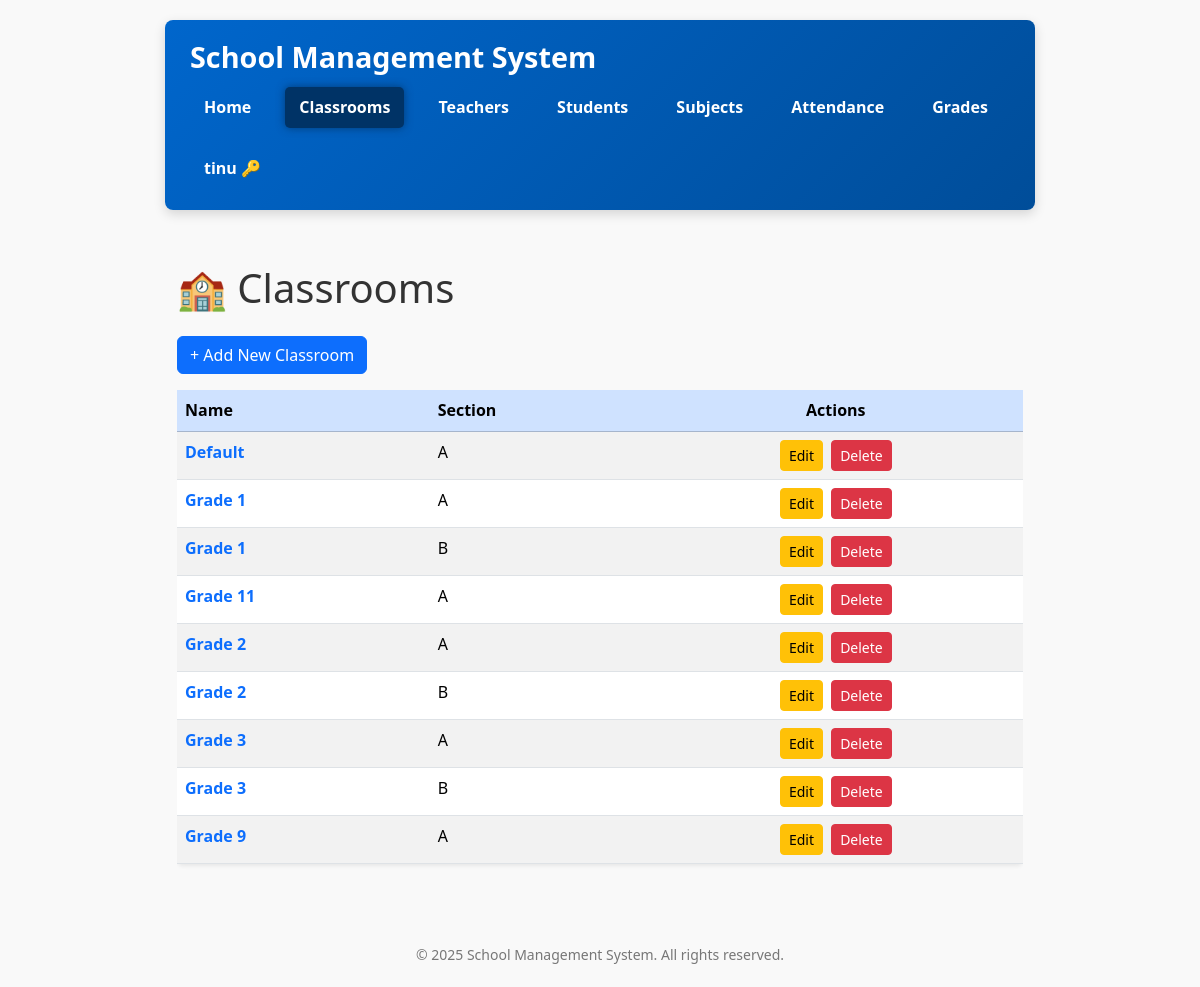
The page /classrooms/ (signed in) on the database its author committed.
### school/models.py (models this page shows, shortened)
class User(AbstractUser):
    ROLE_CHOICES = (
        ('ADMIN', 'Admin'),
        ('TEACHER', 'Teacher'),
        ('STUDENT', 'Student'),
    )
    role = models.CharField(max_length=10, choices=ROLE_CHOICES, null=True, blank=True)
    force_password_change = models.BooleanField(default=False)  # Add this field

class ClassRoom(models.Model):
    name = models.CharField(max_length=100)
    section = models.CharField(max_length=1)
    subjects = models.ManyToManyField('Subject', related_name='classrooms', blank=True)
    class Meta:
        ordering = ['name', 'section']
        verbose_name_plural = 'Classrooms'

### school/views.py (the view)
# urls.py: path('classrooms/', views.classroom_list, name='classroom_list'),
@role_required(['ADMIN', 'TEACHER'])
def classroom_list(request):
    user = request.user
    if user.is_superuser or (hasattr(user, 'role') and user.role.upper() == 'ADMIN'):
        classrooms = ClassRoom.objects.all()
    elif hasattr(user, 'role') and user.role.upper() == 'TEACHER':
        teacher = get_object_or_404(Teacher, user=user)
        classrooms = ClassRoom.objects.filter(subjects__teachers=teacher).distinct()
    else:
        return HttpResponseForbidden("You do not have permission to view this page.")
    return render(request, 'school/classroom_list.html', {'classrooms': classrooms})

### school/views.py (called while the page is built)
def role_required(allowed_roles=None):
    if allowed_roles is None:
        allowed_roles = []
    def decorator(view_func):
        @wraps(view_func)
        def wrapper(request, *args, **kwargs):
            if not request.user.is_authenticated:
                from django.contrib.auth.views import redirect_to_login
                return redirect_to_login(request.get_full_path())
            user = request.user
            if user.is_superuser:
                return view_func(request, *args, **kwargs)
            user_role = getattr(user, 'role', None)
            if user_role and user_role.upper() in [r.upper() for r in allowed_roles]:
                return view_func(request, *args, **kwargs)
            from django.shortcuts import redirect
            return redirect('school:no_permission')
        return wrapper
    return decorator

### school/templates/school/classroom_list.html (shortened to what this page needs)
{% extends 'school/base.html' %}
{% block content %}
<h1 class="mb-4">🏫 Classrooms</h1>
<p>
    <a href="{% url 'school:classroom_create' %}" class="btn btn-primary">
        + Add New Classroom
    </a>
</p>
{% if classrooms %}
<div class="table-responsive mt-3">
    <table class="table table-striped table-hover rounded shadow-sm bg-white">
        <thead class="table-primary">
            <tr>
                <th>Name</th>
                <th>Section</th>
                <th class="text-center">Actions</th>
            </tr>
        </thead>
        <tbody>
            {% for classroom in classrooms %}
            <tr>
                <td>
                    <a href="{% url 'school:classroom_detail' classroom.pk %}" class="text-decoration-none fw-semibold">
                        {{ classroom.name }}
                    </a>
                </td>
                <td>{{ classroom.section }}</td>
                <td class="text-center">
                    <a href="{% url 'school:classroom_update' classroom.pk %}" class="btn btn-sm btn-warning me-1" title="Edit Classroom">
                        Edit
                    </a>
                    <a href="{% url 'school:classroom_delete' classroom.pk %}" class="btn btn-sm btn-danger"
                       onclick="return confirm('Are you sure you want to delete this classroom?');" title="Delete Classroom">
                        Delete
                    </a>
                </td>
            </tr>
            {% endfor %}
        </tbody>
    </table>
</div>
{% else %}
<div class="alert alert-info mt-4" role="alert">
    No classrooms available. You can add one using the button above.
</div>
{% endif %}
{% endblock %}

### school/templates/school/base.html (shortened to what this page needs)
{% load static %}
<!DOCTYPE html>
<html lang="en">
<head>
    <link href="https://cdn.jsdelivr.net/npm/bootstrap@5.3.3/dist/css/bootstrap.min.css" rel="stylesheet" />
</head>
<body>
    <header>
        <div class="d-flex align-items-center">
            <h1>School Management System</h1>
        </div>
        <nav>
            <a href="{% url 'school:home' %}" class="{% if request.resolver_match.url_name == 'home' %}active{% endif %}">Home</a>
            <a href="{% url 'school:classroom_list' %}" class="{% if 'classroom' in request.path %}active{% endif %}">Classrooms</a>
            <a href="{% url 'school:teacher_list' %}" class="{% if 'teacher' in request.path %}active{% endif %}">Teachers</a>
            <a href="{% url 'school:student_list' %}" class="{% if 'student' in request.path %}active{% endif %}">Students</a>
            <a href="{% url 'school:subject_list' %}" class="{% if 'subject' in request.path %}active{% endif %}">Subjects</a>
            <a href="{% url 'school:attendance_list' %}" class="{% if 'attendance' in request.path %}active{% endif %}">Attendance</a>
            <a href="{% url 'school:grade_list' %}" class="{% if 'grade' in request.path %}active{% endif %}">Grades</a>
            {% if user.is_authenticated %}
                <form id="logout-form" action="{% url 'school:logout' %}" method="post" style="display:inline;">
                    <button type="submit" title="Logout">{{ user.username }} &#x1F511;</button>
                </form>
            {% else %}
                <a href="{% url 'school:login' %}" class="{% if 'login' in request.path %}active{% endif %}">Login</a>
            {% endif %}
        </nav>
    </header>
    <div class="container py-4">
        {% block content %}{% endblock %}
    </div>
    <footer>
        &copy; {% now "Y" %} School Management System. All rights reserved.
    </footer>
</body>
</html>

### school/templates/school/base.html (style rules this page uses)
body { font-family: 'Segoe UI', Tahoma, Geneva, Verdana, sans-serif; max-width: 900px; margin: 20px auto; padding: 0 15px; background: #f9f9f9; color: #333; line-height: 1.6; }
header { background: linear-gradient(135deg, #0066cc 0%, #004d99 100%); color: white; padding: 20px 25px; margin-bottom: 30px; border-radius: 8px; box-shadow: 0 4px 12px rgba(0, 0, 0, 0.15); position: sticky; top: 0; z-index: 1000; }
header h1 { margin: 0; font-weight: 700; font-size: 1.8rem; user-select: none; }
nav { margin-top: 12px; display: flex; gap: 20px; flex-wrap: wrap; }
nav a, nav form button { color: white; font-weight: 600; padding: 8px 14px; border-radius: 5px; transition: background-color 0.3s ease; cursor: pointer; text-decoration: none; border: none; background: none; }
nav a.active { background-color: #003366; color: #fff; box-shadow: 0 0 8px #003366cc; }
footer { margin-top: 40px; text-align: center; color: #777; font-size: 14px; }

### rows shown on the page
User: username "tinu"
ClassRoom: name "Default", section "A"
ClassRoom: name "Grade 1", section "A"
ClassRoom: name "Grade 1", section "B"
ClassRoom: name "Grade 11", section "A"
ClassRoom: name "Grade 2", section "A"
ClassRoom: name "Grade 2", section "B"
ClassRoom: name "Grade 3", section "A"
ClassRoom: name "Grade 3", section "B"
ClassRoom: name "Grade 9", section "A"
